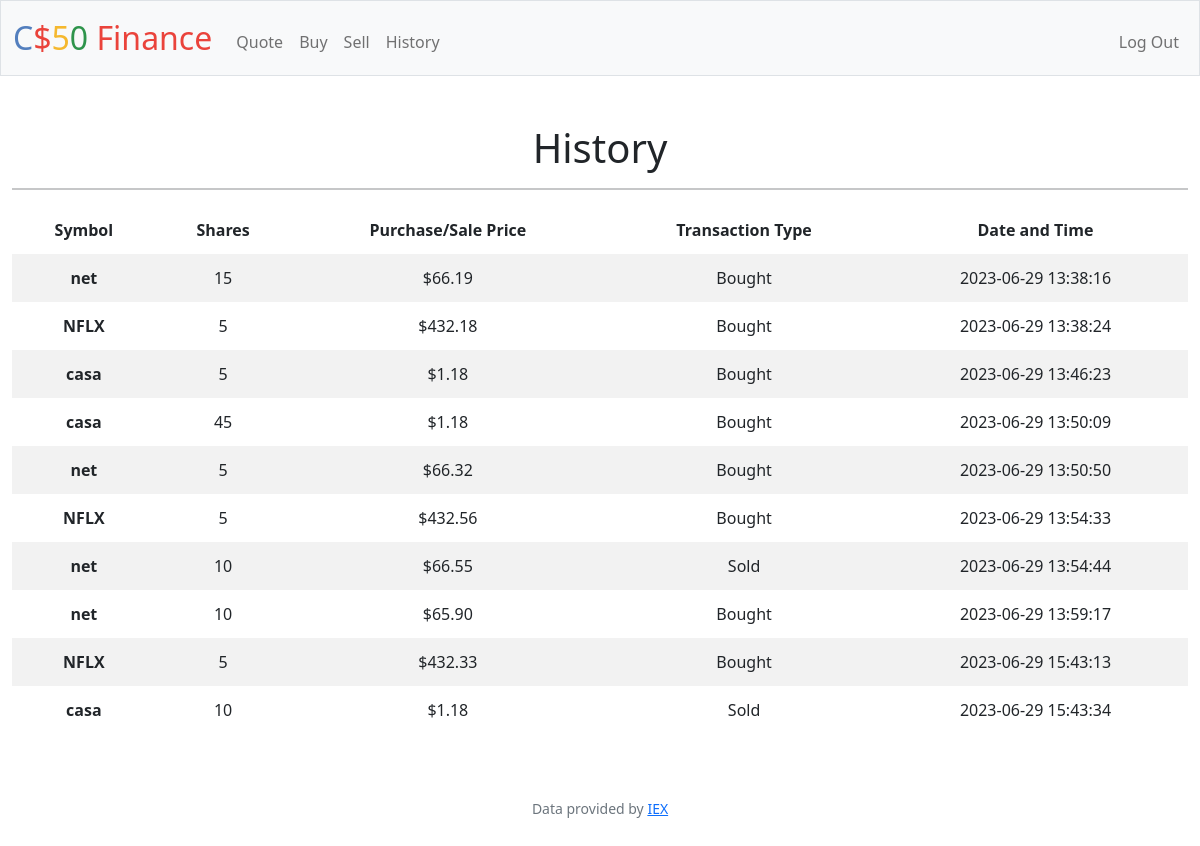
Screenshot of /history (signed in) with the database file from the repository.
### tables this page shows
CREATE TABLE purchases (
    id INTEGER PRIMARY KEY AUTOINCREMENT,
    user_id NUMERIC NOT NULL,
    symbol TEXT NOT NULL,
    shares NUMERIC NOT NULL,
    price NUMERIC NOT NULL,
    timestamp DATETIME DEFAULT CURRENT_TIMESTAMP,
    FOREIGN KEY(user_id) REFERENCES users(id)
);

### app.py (the view)
@app.route("/history")
@login_required
def history():
    USER_ID = session["user_id"]
    TRANSACTIONS = db.execute(
        "SELECT symbol, shares, price, timestamp, type FROM "
        "(SELECT symbol, shares, price, timestamp, 'Bought' AS type FROM purchases WHERE user_id = ? "
        "UNION ALL "
        "SELECT symbol, shares, price, timestamp, 'Sold' AS type FROM sales WHERE user_id = ?) "
        "ORDER BY timestamp",
        USER_ID, USER_ID
    )
    HISTORY = []
    for index in TRANSACTIONS:
        SYMBOL, SHARES, PRICE, TIMESTAMP, TRANSACTION_TYPE = (
            index["symbol"],
            index["shares"],
            index["price"],
            index["timestamp"],
            index["type"]
        )
        HISTORY.append((SYMBOL, SHARES, usd(PRICE), TRANSACTION_TYPE.capitalize(), TIMESTAMP))
    return render_template("history.html", history=HISTORY)

### app.py (called while the page is built)
@app.after_request
def after_request(response):
    response.headers["Cache-Control"] = "no-cache, no-store, must-revalidate"
    response.headers["Expires"] = 0
    response.headers["Pragma"] = "no-cache"
    return response

### helpers.py (called while the page is built)
def login_required(f):
    @wraps(f)
    def decorated_function(*args, **kwargs):
        if session.get("user_id") is None:
            return redirect("/login")
        return f(*args, **kwargs)
    return decorated_function

def usd(value):
    return f"${value:,.2f}"

### templates/history.html (shortened to what this page needs)
{% extends "layout.html" %}
{% block main %}
<h1>History</h1>
<hr class="border border-dark border-1">
<table>
    <thead>
        <tr>
            <th>Symbol</th>
            <th>Shares</th>
            <th>Purchase/Sale Price</th>
            <th>Transaction Type</th>
            <th>Date and Time</th>
        </tr>
    </thead>
    <tbody>
        {% for symbol, shares, price, transaction, timestamp in history %}
        <tr>
          <th scope="row">{{ symbol }}</th>
          <td>{{ shares }}</td>
          <td>{{ price }}</td>
          <td>{{ transaction }}</td>
          <td>{{ timestamp }}</td>
        </tr>
        {% endfor %}
    </tbody>
</table>
{% endblock %}

### templates/layout.html (shortened to what this page needs)
<!DOCTYPE html>
<html lang="en">
    <head>
        <link href="https://cdn.jsdelivr.net/npm/bootstrap@5.1.3/dist/css/bootstrap.min.css" rel="stylesheet">
        <link href="/static/styles.css" rel="stylesheet">
    </head>
    <body>
        <nav class="bg-light border navbar navbar-expand-md navbar-light">
            <div class="container-fluid">
                <a class="navbar-brand" href="/"><span class="blue">C</span><span class="red">$</span><span class="yellow">5</span><span class="green">0</span> <span class="red">Finance</span></a>
                <div class="collapse navbar-collapse" id="navbar">
                    {% if session["user_id"] %}
                        <ul class="navbar-nav me-auto mt-2">
                            <li class="nav-item"><a class="nav-link" href="/quote">Quote</a></li>
                            <li class="nav-item"><a class="nav-link" href="/buy">Buy</a></li>
                            <li class="nav-item"><a class="nav-link" href="/sell">Sell</a></li>
                            <li class="nav-item"><a class="nav-link" href="/history">History</a></li>
                        </ul>
                        <ul class="navbar-nav ms-auto mt-2">
                            <li class="nav-item"><a class="nav-link" href="/logout">Log Out</a></li>
                        </ul>
                    {% else %}
                        <ul class="navbar-nav ms-auto mt-2">
                            <li class="nav-item"><a class="nav-link" href="/register">Register</a></li>
                            <li class="nav-item"><a class="nav-link" href="/login">Log In</a></li>
                        </ul>
                    {% endif %}
                </div>
            </div>
        </nav>
        <main class="container-fluid py-5 text-center">
            {% block main %}{% endblock %}
        </main>
        <footer class="mb-5 small text-center text-muted">
            Data provided by <a href="https://iexcloud.io/">IEX</a>
        </footer>
    </body>
</html>

### static/styles.css (style rules this page uses)
nav .navbar-brand { font-size: xx-large; }
nav .navbar-brand .blue { color: #537fbe; }
nav .navbar-brand .red { color: #ea433b; }
nav .navbar-brand .yellow { color: #f5b82e; }
nav .navbar-brand .green { color: #2e944b; }
table { background-color: transparent; margin-bottom: 1rem; width: 100%; }
table th, table td { padding: 0.75rem; vertical-align: middle; }
tbody tr:nth-of-type(odd) { background-color: #F2F2F2 }

### rows the page displays
purchases: symbol "net", shares "15", price "$66.19", timestamp "2023-06-29 13:38:16"
purchases: symbol "NFLX", shares "5", price "$432.18", timestamp "2023-06-29 13:38:24"
purchases: symbol "casa", shares "5", price "$1.18", timestamp "2023-06-29 13:46:23"
purchases: symbol "casa", shares "45", price "$1.18", timestamp "2023-06-29 13:50:09"
purchases: symbol "net", shares "5", price "$66.32", timestamp "2023-06-29 13:50:50"
purchases: symbol "NFLX", shares "5", price "$432.56", timestamp "2023-06-29 13:54:33"
purchases: symbol "net", shares "10", price "$65.90", timestamp "2023-06-29 13:59:17"
purchases: symbol "NFLX", shares "5", price "$432.33", timestamp "2023-06-29 15:43:13"

### other values shown
{{ symbol }} "net" "casa"
{{ shares }} "10" "10"
{{ price }} "$66.55" "$1.18"
{{ transaction }} "Sold" "Sold"
{{ timestamp }} "2023-06-29 13:54:44" "2023-06-29 15:43:34"
